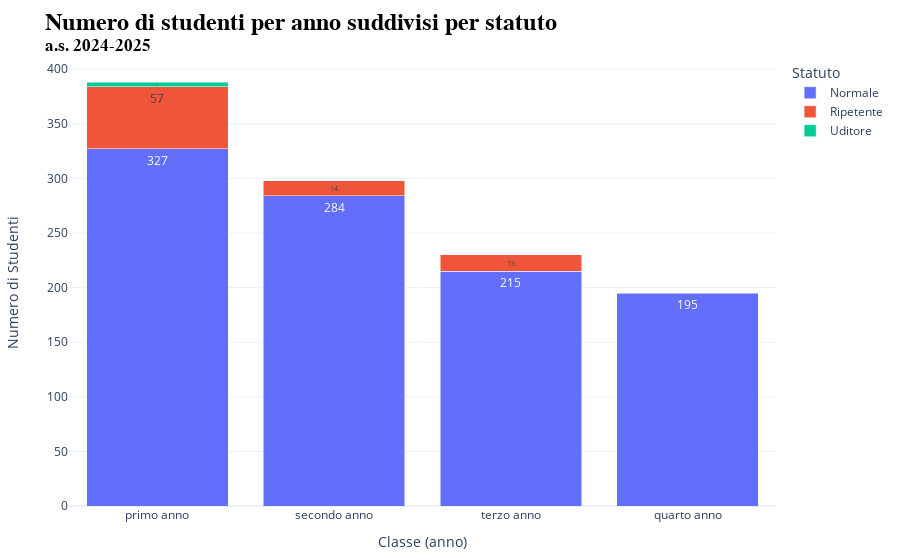

Write notebook code for a chart like this one.
### Code cell
import pandas as pd
import plotly.express as px

# Importazione del file Excel
df = pd.read_excel('estrazione.xlsx')

# Contare il numero di studenti per ogni anno e statuto
studenti_per_anno_statuto = df.groupby(['Classe (anno)', 'Statuto']).size().reset_index(name='Numero di Studenti')

# Definire l'ordine delle classi (anni) come una lista
ordine_classi = ['primo anno', 'secondo anno', 'terzo anno', 'quarto anno']

# Creare il grafico a istogrammi raggruppato per anno e statuto utilizzando Plotly
fig03 = px.bar(
    studenti_per_anno_statuto,
    x='Classe (anno)',
    y='Numero di Studenti',
    color='Statuto',
    text='Numero di Studenti',
    barmode='stack',  # Cambia in 'stack' per avere barre sovrapposte
    category_orders={'Classe (anno)': ordine_classi}  # Specifica l'ordine delle categorie
)

# Aggiornare il testo delle barre con i valori assoluti
fig03.update_traces(
    texttemplate='%{text}',  # Mantieni solo il valore assoluto
    textposition='inside',
    textangle=0  # Imposta l'angolo del testo a 0 gradi per mantenerlo orizzontale
)

# Modificare le impostazioni dell'asse delle y per evitare il taglio del testo
fig03.update_layout(
    yaxis=dict(
        title='Numero di Studenti',
        title_standoff=25  # Spazio tra l'asse y e il titolo
    ),
    margin=dict(t=60, b=40, l=40, r=40),  # Aggiungere margini per evitare che il testo venga tagliato
    template='plotly_white',  # Applicare il tema plotly_white
    title={
        'text': f'Numero di studenti per anno suddivisi per statuto <br><sup>a.s. {anno_scolastico}</sup>',
        'font': {'size': 24, 'family': 'Arial', 'color': 'black', 'weight': 'bold'}
    }
)

# Configurazione per rimuovere il logo di Plotly
config = {
    'displaylogo': False
}

# Variabile per esportare grafico
grafico03 = fig03.to_html(full_html=False, config=config, include_plotlyjs='cdn')

# Mostrare il grafico
fig03.show(config=config)

# Elenco studenti ripetenti
# studenti_ripetenti = df[df['Statuto'] == 'Ripetente']
# print(studenti_ripetenti[['Nome', 'Cognome', 'Sezione', 'Statuto']])

### Figure 1 — Plotly figure (JSON) as saved in the notebook; plotly's stock layout.template omitted (floating-point values rounded to 4 significant figures)
{"data": [{"alignmentgroup": "True", "hovertemplate": "Statuto=Normale<br>Classe (anno)=%{x}<br>Numero di Studenti=%{text}<extra></extra>", "legendgroup": "Normale", "marker": {"color": "#636efa", "pattern": {"shape": ""}}, "name": "Normale", "offsetgroup": "Normale", "orientation": "v", "showlegend": true, "text": [327, 195, 284, 215], "textangle": 0, "textposition": "inside", "texttemplate": "%{text}", "type": "bar", "x": ["primo anno", "quarto anno", "secondo anno", "terzo anno"], "xaxis": "x", "y": [327, 195, 284, 215], "yaxis": "y"}, {"alignmentgroup": "True", "hovertemplate": "Statuto=Ripetente<br>Classe (anno)=%{x}<br>Numero di Studenti=%{text}<extra></extra>", "legendgroup": "Ripetente", "marker": {"color": "#EF553B", "pattern": {"shape": ""}}, "name": "Ripetente", "offsetgroup": "Ripetente", "orientation": "v", "showlegend": true, "text": [57, 14, 15], "textangle": 0, "textposition": "inside", "texttemplate": "%{text}", "type": "bar", "x": ["primo anno", "secondo anno", "terzo anno"], "xaxis": "x", "y": [57, 14, 15], "yaxis": "y"}, {"alignmentgroup": "True", "hovertemplate": "Statuto=Uditore<br>Classe (anno)=%{x}<br>Numero di Studenti=%{text}<extra></extra>", "legendgroup": "Uditore", "marker": {"color": "#00cc96", "pattern": {"shape": ""}}, "name": "Uditore", "offsetgroup": "Uditore", "orientation": "v", "showlegend": true, "text": [4], "textangle": 0, "textposition": "inside", "texttemplate": "%{text}", "type": "bar", "x": ["primo anno"], "xaxis": "x", "y": [4], "yaxis": "y"}], "layout": {"barmode": "stack", "legend": {"title": {"text": "Statuto"}, "tracegroupgap": 0}, "margin": {"b": 40, "l": 40, "r": 40, "t": 60}, "title": {"font": {"color": "black", "family": "Arial", "size": 24, "weight": "bold"}, "text": "Numero di studenti per anno suddivisi per statuto <br><sup>a.s. 2024-2025</sup>"}, "xaxis": {"anchor": "y", "categoryarray": ["primo anno", "secondo anno", "terzo anno", "quarto anno"], "categoryorder": "array", "domain": [0, 1], "title": {"text": "Classe (anno)"}}, "yaxis": {"anchor": "x", "domain": [0, 1], "title": {"standoff": 25, "text": "Numero di Studenti"}}}}
